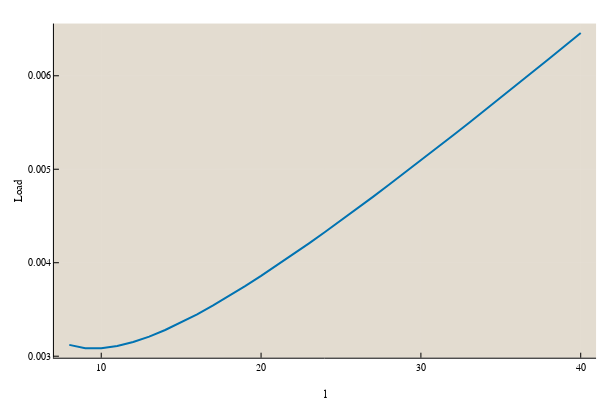

Notebook cell for this chart:
### Markdown cell above
First let's look at the predicted genetic load at equilibrium for given binding site length.

### Code cell
l = collect(8:40)
k = theoretical_msb(0, l)

plot(8:40, f0 .- fitness.(k*2, l, F), xlabel="l", ylabel="Load", linewidth=2)

### Figure 1 — Plotly figure (JSON) as saved in the notebook; plotly's stock layout.template omitted (floating-point values rounded to 4 significant figures)
{"data": [{"colorbar": {"title": ""}, "legendgroup": "", "line": {"color": "rgba(1, 115, 178, 1.000)", "dash": "solid", "shape": "linear", "width": 2}, "mode": "lines", "name": "", "showlegend": false, "type": "scatter", "x": [8, 9, 10, 11, 12, 13, 14, 15, 16, 17, 18, 19, 20, 21, 22, 23, 24, 25, 26, 27, 28, 29, 30, 31, 32, 33, 34, 35, 36, 37, 38, 39, 40], "xaxis": "x1", "y": [0.003121, 0.003086, 0.003085, 0.003109, 0.003152, 0.00321, 0.00328, 0.00336, 0.003448, 0.003543, 0.003644, 0.003749, 0.003859, 0.003972, 0.004088, 0.004207, 0.004328, 0.004452, 0.004578, 0.004705, 0.004834, 0.004964, 0.005095, 0.005228, 0.005361, 0.005496, 0.005631, 0.005767, 0.005904, 0.006041, 0.00618, 0.006318, 0.006458], "yaxis": "y1", "zmax": null, "zmin": null}], "layout": {"annotations": [], "height": 400, "legend": {"bgcolor": "rgba(227, 220, 208, 1.000)", "bordercolor": "rgba(227, 220, 208, 1.000)", "borderwidth": 1, "font": {"color": "rgba(0, 0, 0, 1.000)", "family": "sans-serif", "size": 11}, "tracegroupgap": 0, "traceorder": "normal", "x": 0.8, "xanchor": "left", "y": 0.8, "yanchor": "top"}, "margin": {"b": 20, "l": 0, "r": 0, "t": 20}, "paper_bgcolor": "rgba(255, 255, 255, 1.000)", "plot_bgcolor": "rgba(227, 220, 208, 1.000)", "showlegend": true, "width": 600, "xaxis": {"anchor": "y1", "domain": [0.0899, 0.9934], "gridcolor": "rgba(255, 255, 255, 0.100)", "gridwidth": 0.5, "linecolor": "rgba(0, 0, 0, 1.000)", "mirror": false, "range": [7.04, 40.96], "showgrid": true, "showline": true, "showticklabels": true, "tickangle": 0, "tickcolor": "rgb(0, 0, 0)", "tickfont": {"color": "rgba(0, 0, 0, 1.000)", "family": "Lucida Sans Unicode", "size": 10}, "tickmode": "array", "ticks": "inside", "ticktext": ["10", "20", "30", "40"], "tickvals": [10, 20, 30, 40], "title": "l", "titlefont": {"color": "rgba(0, 0, 0, 1.000)", "family": "Lucida Sans Unicode", "size": 11}, "type": "-", "visible": true, "zeroline": false, "zerolinecolor": "rgba(0, 0, 0, 1.000)"}, "yaxis": {"anchor": "x1", "domain": [0.06193, 0.9902], "gridcolor": "rgba(255, 255, 255, 0.100)", "gridwidth": 0.5, "linecolor": "rgba(0, 0, 0, 1.000)", "mirror": false, "range": [0.002984, 0.006559], "showgrid": true, "showline": true, "showticklabels": true, "tickangle": 0, "tickcolor": "rgb(0, 0, 0)", "tickfont": {"color": "rgba(0, 0, 0, 1.000)", "family": "Lucida Sans Unicode", "size": 10}, "tickmode": "array", "ticks": "inside", "ticktext": ["0.003", "0.004", "0.005", "0.006"], "tickvals": [0.003, 0.004, 0.005, 0.006], "title": "Load", "titlefont": {"color": "rgba(0, 0, 0, 1.000)", "family": "Lucida Sans Unicode", "size": 11}, "type": "-", "visible": true, "zeroline": false, "zerolinecolor": "rgba(0, 0, 0, 1.000)"}}}
